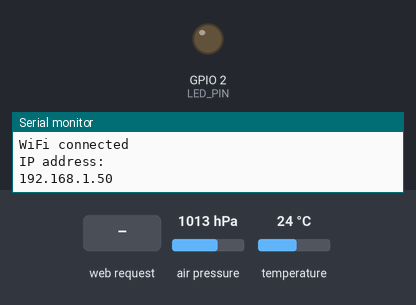
A sketch run on a simulated ESP8266 (NodeMCU). Parts: output pins drawn as LEDs (lit = HIGH), the last lines printed to the serial monitor. The test bench sets the inputs (shaded band); at power-on: air pressure 1013 hPa, temperature 24 °C. WiFi joins after 1.5 s; servers stay silent unless stated.

Above: at 2.8 s.
2.9 s: HTTP request GET /led/0 received
At 4.1 s:
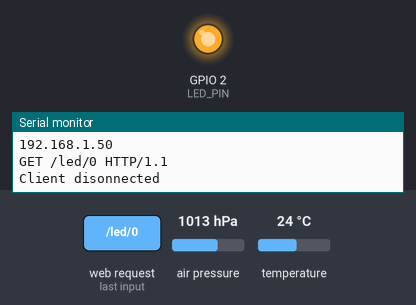
4.4 s: HTTP request GET /led/1 received
At 5.2 s:
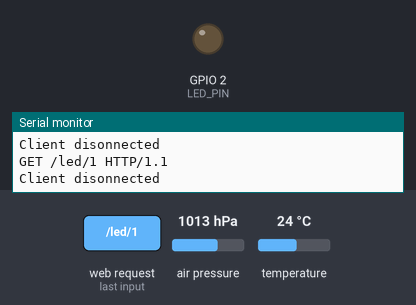
Timing chart, 0 to 7.4 s (numbered marks = the images above; inputs shaded):
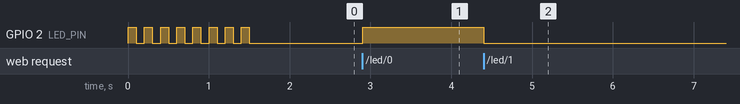

Measured:
- after the input at 2.9 s, GPIO 2 (LED_PIN): LOW → HIGH at once
- after the input at 4.4 s, GPIO 2 (LED_PIN): HIGH → LOW at once

The sketch:

Esp_server_Receive_Data.ino
```cpp
 // ESP8266 as Webserver turning LED on/off and reading TMP36 temperature sensor
// This code is based on SparkFun's ESP8266 sample code
#include <ESP8266WiFi.h>
#include <Wire.h>
#include "Adafruit_BMP085.h"
#include <SPI.h>
#include <Ethernet.h>
Adafruit_BMP085 bmp;

// WiFi Definitions
const char WiFiSSID[] = "iPhone";
const char WiFiPSK[] = "MohsenBiomedicalEngineer";


// Pin Definitions
const int LED_PIN =BUILTIN_LED;    // ESP8266 HUZZA onboard RED LED
const int DIGITAL_PIN = 13; // Digital pin to be read
int d;


WiFiServer server(80);

void setup()
{

  Wire.pins(2, 14);
  Wire.begin(2, 14);
  if (!bmp.begin()) {

  }

  initHardware();
  connectWiFi();
  server.begin();
}

void loop()
{
  String t = "T= " + String(bmp.readTemperature()) + " F";
  String p = "P= " + String(bmp.readPressure()) + " Pa";
  String a = "A= " + String(bmp.readAltitude(103000)) + " m";// insert pressure at sea level
  // Check if a client has connected
  WiFiClient client = server.available();
  if (!client) {

    return;
  }

  // Read the first line of the request
  String req = client.readStringUntil('\r');
  Serial.println(req);
  client.flush();

  // Match the request
  int val = -1; // We'll use 'val' to keep track of both the
                // request type (read/set) and value if set.
  if (req.indexOf("/led/0") != -1)
    val = 1; // Will write LED high
  else if (req.indexOf("/led/1") != -1)
    val = 0; // Will write LED low
  else if (req.indexOf("/read/Temperature") != -1)
    val = -2; // Will print pin reads
     else if (req.indexOf("/read/Pressure") != -1)
    val = -4; // Will print pin reads
    else if (req.indexOf("/read/Altitude") != -1)
    val = -5; // Will print pin reads
     else if (req.indexOf("/pb/check") != -1)
     val = -3;
  // Otherwise request will be invalid. We'll say as much in HTML

  // Set GPIO5 according to the request
  if (val >= 0)
    digitalWrite(LED_PIN, val);

  client.flush();
//html
  // Prepare the response. Start with the common header:
  String s = "HTTP/1.1 200 OK\r\n";
  s += "Content-Type: text/html\r\n\r\n";
  //s += "<!DOCTYPE HTML>\r\n<html>\r\n";
  // If we're setting the LED, print out a message saying we did
  if (val >= 0)
  {
    s += "<br>";
    s += "<br>";
    s += "LED   is   now ";
    s += (val)?"off":"on";
  }
  else if (val == -2)
  { // If we're reading pins, print out those values:
    //s += "<br>";
    //s += " Temperature C = ";
    s += String(t);
  }
  else if (val == -4)
  { // If we're reading pins, print out those values:
    //s += "<br>";
    //s += " Pressure Pa = ";
    s += String(p);
  }
  else if (val == -5)
  { // If we're reading pins, print out those values:
    //
    //s += "<br>";
    //s += " Altitude m = ";
    s += String(a);
  }
   else if (val == -3)
  {
    s += "<br>";         // Go to the next line.

    d=digitalRead(DIGITAL_PIN);
    if(d==1){
      s += "PushButton is release ";

    }
    else {s += "PushButton is pressed ------->> DAMA ";}
  }

  else
  {
    s += "Request Successfully. Try /led/1, /led/0,/pb/check, or /read.";
  }
 // s += "</html>\n";  //end oe html langauge

  // Send the response to the client
  client.print(s);
  delay(1);
  Serial.println("Client disonnected");

  // The client will actually be disconnected
  // when the function returns and 'client' object is detroyed


  }


void connectWiFi()
{
  byte ledStatus = LOW;
  Serial.println();
  Serial.println("Connecting to: " + String(WiFiSSID));
  // Set WiFi mode to station (as opposed to AP or AP_STA)
  WiFi.mode(WIFI_STA);

  // WiFI.begin([ssid], [passkey]) initiates a WiFI connection
  // to the stated [ssid], using the [passkey] as a WPA, WPA2,
  // or WEP passphrase.
  WiFi.begin(WiFiSSID, WiFiPSK); //static ip

  // Use the WiFi.status() function to check if the ESP8266
  // is connected to a WiFi network.
  while (WiFi.status() != WL_CONNECTED)
  {
    // Blink the LED
    digitalWrite(LED_PIN, HIGH); // Write LED high/low
     delay(100);
    digitalWrite(LED_PIN, LOW);
    delay(100);

  }
  Serial.println("WiFi connected");
  Serial.println("IP address: ");
  Serial.println(WiFi.localIP());
}


void initHardware()
{
  Serial.begin(115200);
  pinMode(DIGITAL_PIN, INPUT_PULLUP);
  pinMode(LED_PIN, OUTPUT);
  digitalWrite(LED_PIN, HIGH);
  // Don't need to set ANALOG_PIN as input,
  // that's all it can be.
}
```
